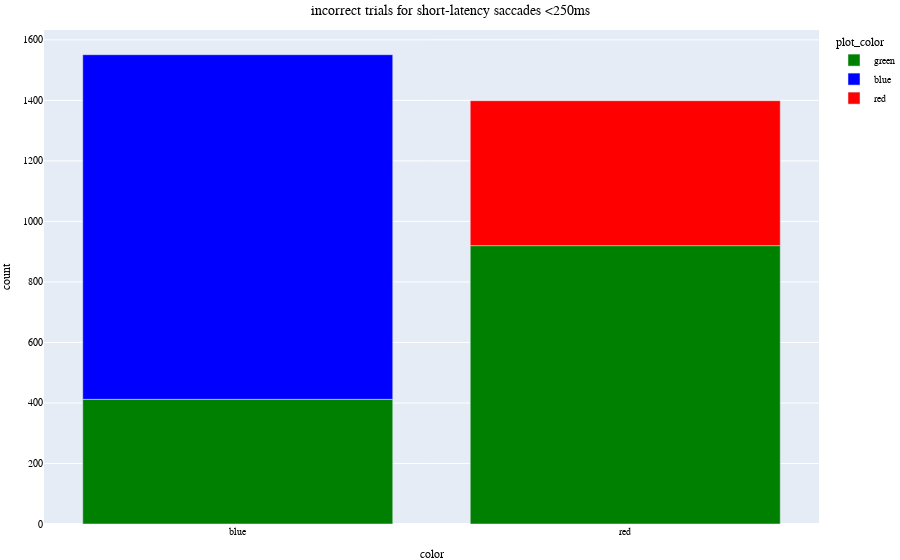

The cell this chart's notebook holds for it:
### Code cell
short_dispresence_df = events_df[events_df['reaction_time'] <= 250]
short_dispresence_df = short_dispresence_df[short_dispresence_df["color"] != "green"]
short_dispresence_df = short_dispresence_df[short_dispresence_df['performance'] != 100]

short_dispresence_df = short_dispresence_df.groupby(['distractor_presense_on_incorrect_trials', 'color']).size().reset_index(name='count')

def determine_plot_color(df):
    df['plot_color'] = 'green'
    df.loc[(df['distractor_presense_on_incorrect_trials'] == 100) & (df['color'] == 'red'), 'plot_color'] = 'red'
    df.loc[(df['distractor_presense_on_incorrect_trials'] == 100) & (df['color'] == 'blue'), 'plot_color'] = 'blue'
    return df

short_color_temp_df = determine_plot_color(short_dispresence_df)
# display(color_temp_df)


fig = px.bar(short_dispresence_df, title= "incorrect trials for short-latency saccades <250ms", 
     x="color", y="count", 
     color="plot_color",
     color_discrete_map={
        "red": "red",
        "green": "green",
        "blue": "blue"})

fig.update_layout(
    title_x=0.5,
    font= my_font,
    margin=dict(l=30, r=0, t=30, b=30)
                )
fig.show()

### Figure 1 — Plotly figure (JSON) as saved in the notebook; plotly's stock layout.template omitted (floating-point values rounded to 4 significant figures)
{"data": [{"alignmentgroup": "True", "hovertemplate": "plot_color=green<br>color=%{x}<br>count=%{y}<extra></extra>", "legendgroup": "green", "marker": {"color": "green", "pattern": {"shape": ""}}, "name": "green", "offsetgroup": "green", "orientation": "v", "showlegend": true, "textposition": "auto", "type": "bar", "x": ["blue", "red"], "xaxis": "x", "y": [412, 920], "yaxis": "y"}, {"alignmentgroup": "True", "hovertemplate": "plot_color=blue<br>color=%{x}<br>count=%{y}<extra></extra>", "legendgroup": "blue", "marker": {"color": "blue", "pattern": {"shape": ""}}, "name": "blue", "offsetgroup": "blue", "orientation": "v", "showlegend": true, "textposition": "auto", "type": "bar", "x": ["blue"], "xaxis": "x", "y": [1139], "yaxis": "y"}, {"alignmentgroup": "True", "hovertemplate": "plot_color=red<br>color=%{x}<br>count=%{y}<extra></extra>", "legendgroup": "red", "marker": {"color": "red", "pattern": {"shape": ""}}, "name": "red", "offsetgroup": "red", "orientation": "v", "showlegend": true, "textposition": "auto", "type": "bar", "x": ["red"], "xaxis": "x", "y": [479], "yaxis": "y"}], "layout": {"autosize": true, "barmode": "relative", "font": {"color": "black", "family": "Vazir", "size": 10}, "legend": {"title": {"text": "plot_color"}, "tracegroupgap": 0}, "margin": {"b": 30, "l": 30, "r": 0, "t": 30}, "title": {"text": "incorrect trials for short-latency saccades <250ms", "x": 0.5}, "xaxis": {"anchor": "y", "autorange": true, "domain": [0, 1], "range": [-0.5, 1.5], "title": {"text": "color"}, "type": "category"}, "yaxis": {"anchor": "x", "autorange": true, "domain": [0, 1], "range": [0, 1633.0], "title": {"text": "count"}, "type": "linear"}}}
